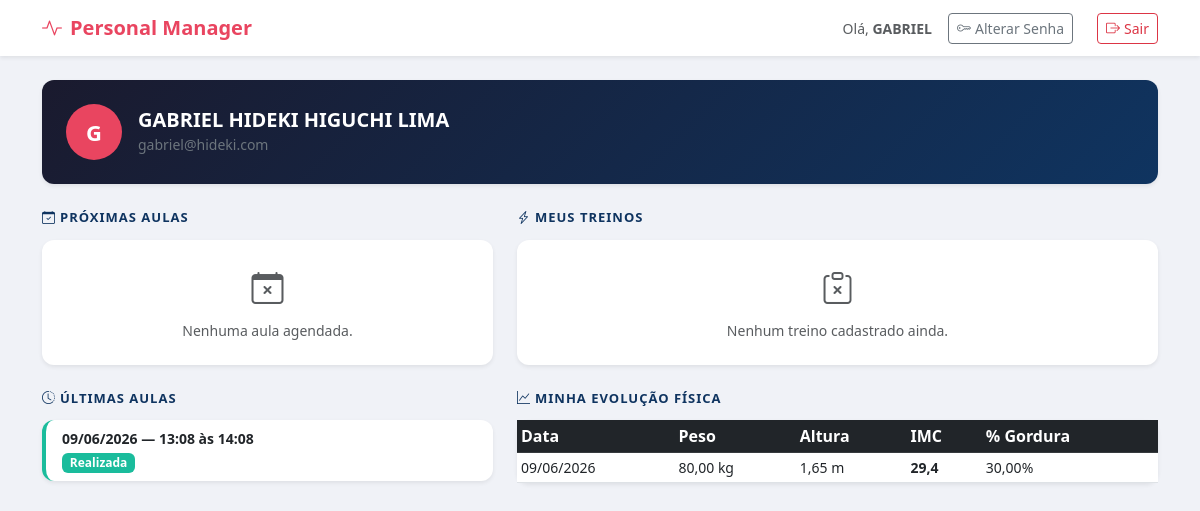
Before: /aluno/painel/ (signed in) with the older database file.
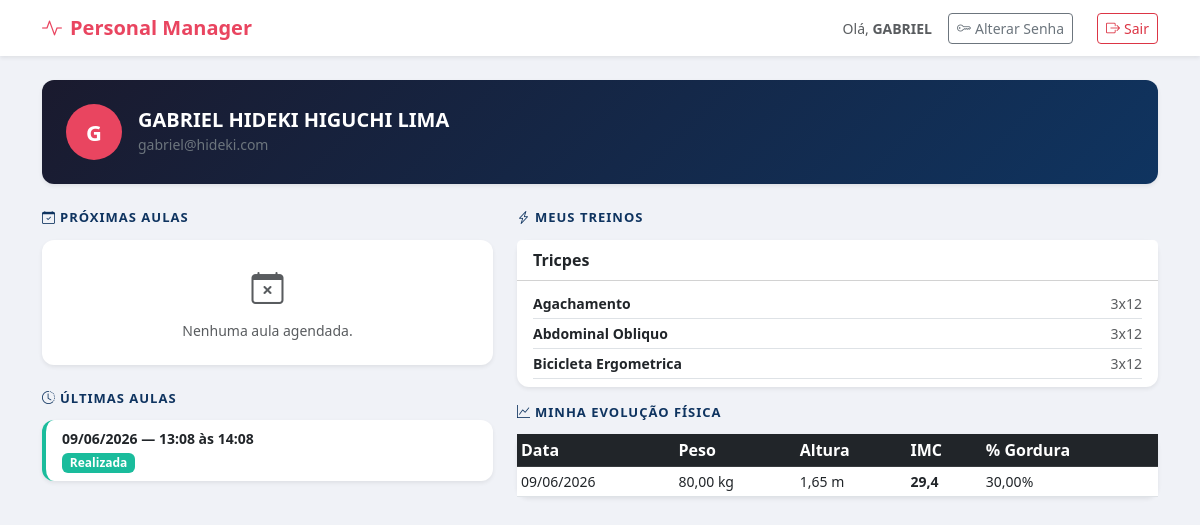
After: the same page with the newer database file.
### alunos/models.py (models this page shows, shortened)
class Aluno(models.Model):
    SEXO_CHOICES = [
        ('M', 'Masculino'),
        ('F', 'Feminino'),
        ('O', 'Outro'),
    ]
    usuario            = models.OneToOneField(User, on_delete=models.SET_NULL, null=True, blank=True)
    nome               = models.CharField(max_length=100)
    telefone           = models.CharField(max_length=20)
    email              = models.EmailField(unique=True)
    data_nascimento    = models.DateField(null=True, blank=True)
    sexo               = models.CharField(max_length=1, choices=SEXO_CHOICES, default='M')
    cep                = models.CharField(max_length=9, blank=True)
    logradouro         = models.CharField(max_length=200, blank=True)
    bairro             = models.CharField(max_length=100, blank=True)
    cidade             = models.CharField(max_length=100, blank=True)
    estado             = models.CharField(max_length=2, blank=True)
    objetivo           = models.TextField(blank=True)
    ativo              = models.BooleanField(default=True)
    aceite_lgpd        = models.BooleanField(default=False, verbose_name='Aceitou a LGPD')
    data_aceite_lgpd   = models.DateTimeField(null=True, blank=True, verbose_name='Data do aceite LGPD')
    criado_em          = models.DateTimeField(auto_now_add=True)
    atualizado_em      = models.DateTimeField(auto_now=True)
    class Meta:
        verbose_name        = 'Aluno'
        verbose_name_plural = 'Alunos'
        ordering            = ['nome']

class EvolutionFisica(models.Model):
    aluno              = models.ForeignKey(Aluno, on_delete=models.CASCADE, related_name='evolucoes')
    data               = models.DateField()
    peso               = models.DecimalField(max_digits=5, decimal_places=2, help_text='kg')
    altura             = models.DecimalField(max_digits=4, decimal_places=2, help_text='metros')
    imc                = models.DecimalField(max_digits=4, decimal_places=2, blank=True, null=True)
    percentual_gordura = models.DecimalField(max_digits=4, decimal_places=2, blank=True, null=True)
    observacoes        = models.TextField(blank=True)
    criado_em          = models.DateTimeField(auto_now_add=True)
    class Meta:
        verbose_name        = 'Evolucao Fisica'
        verbose_name_plural = 'Evolucoes Fisicas'
        ordering            = ['-data']

### agenda/models.py (models this page shows, shortened)
class Aula(models.Model):
    SITUACAO_CHOICES = [
        ('agendada',  'Agendada'),
        ('realizada', 'Realizada'),
        ('cancelada', 'Cancelada'),
    ]
    aluno        = models.ForeignKey(Aluno, on_delete=models.CASCADE, related_name='aulas')
    data         = models.DateField()
    hora_inicio  = models.TimeField()
    hora_fim     = models.TimeField()
    observacoes  = models.TextField(blank=True, null=True)
    situacao     = models.CharField(max_length=20, choices=SITUACAO_CHOICES, default='agendada')
    criado_em    = models.DateTimeField(auto_now_add=True)
    atualizado_em= models.DateTimeField(auto_now=True)
    class Meta:
        ordering = ['data', 'hora_inicio']
        verbose_name = 'Aula'
        verbose_name_plural = 'Aulas'

### treinos/models.py (models this page shows, shortened)
class Treino(models.Model):
    aluno = models.ForeignKey(Aluno, on_delete=models.CASCADE, related_name='treinos')
    nome = models.CharField(max_length=100)
    descricao = models.TextField(blank=True)
    ativo = models.BooleanField(default=True)
    criado_em = models.DateTimeField(auto_now_add=True)
    atualizado_em = models.DateTimeField(auto_now=True)
    class Meta:
        verbose_name = 'Treino'
        verbose_name_plural = 'Treinos'
        ordering = ['nome']

class TreinoExercicio(models.Model):
    treino = models.ForeignKey(Treino, on_delete=models.CASCADE, related_name='exercicios')
    exercicio = models.ForeignKey(Exercicio, on_delete=models.CASCADE)
    series = models.PositiveIntegerField(default=3)
    repeticoes = models.CharField(max_length=20, default='12', help_text='Ex: 12 ou 8-12')
    carga = models.DecimalField(max_digits=5, decimal_places=2, null=True, blank=True, help_text='kg')
    descanso = models.PositiveIntegerField(default=60, help_text='segundos')
    observacoes = models.TextField(blank=True)
    ordem = models.PositiveIntegerField(default=0)
    class Meta:
        verbose_name = 'Exercício do Treino'
        verbose_name_plural = 'Exercícios do Treino'
        ordering = ['ordem']

class Exercicio(models.Model):
    GRUPO_CHOICES = [
        ('peito', 'Peito'),
        ('costas', 'Costas'),
        ('ombros', 'Ombros'),
        ('biceps', 'Bíceps'),
        ('triceps', 'Tríceps'),
        ('abdomen', 'Abdômen'),
        ('gluteos', 'Glúteos'),
        ('quadriceps', 'Quadríceps'),
        ('posterior', 'Posterior de coxa'),
        ('panturrilha', 'Panturrilha'),
        ('cardio', 'Cardio'),
        ('outros', 'Outros'),
    ]
    nome = models.CharField(max_length=100)
    grupo_muscular = models.CharField(max_length=20, choices=GRUPO_CHOICES, default='outros')
    descricao = models.TextField(blank=True)
    class Meta:
        verbose_name = 'Exercício'
        verbose_name_plural = 'Exercícios'
        ordering = ['nome']

### core/views_aluno.py (the view)
# urls.py: path('aluno/painel/',         painel_aluno,              name='painel_aluno'),
def painel_aluno(request):
    if not request.user.is_authenticated:
        return redirect('login')
    if request.user.is_staff:
        return redirect('dashboard')
    try:
        aluno = Aluno.objects.get(usuario=request.user, ativo=True)
    except Aluno.DoesNotExist:
        logout(request)
        return redirect('login')
    from datetime import date
    from agenda.models import Aula
    hoje  = date.today()
    aulas = Aula.objects.filter(aluno=aluno, data__gte=hoje).order_by('data', 'hora_inicio')
    aulas_passadas = Aula.objects.filter(aluno=aluno, data__lt=hoje).order_by('-data')[:5]
    return render(request, 'agenda/agenda_aluno.html', {
        'aluno':          aluno,
        'aulas':          aulas,
        'aulas_passadas': aulas_passadas,
        'hoje':           hoje,
    })

### agenda/templates/agenda/agenda_aluno.html (shortened to what this page needs)
{% load static %}
<!DOCTYPE html>
<html lang="pt-br">
<head>
  <link href="https://cdn.jsdelivr.net/npm/bootstrap@5.3.0/dist/css/bootstrap.min.css" rel="stylesheet">
  <link href="https://cdn.jsdelivr.net/npm/bootstrap-icons@1.11.0/font/bootstrap-icons.css" rel="stylesheet">
</head>
<body>
<nav class="navbar navbar-light bg-white shadow-sm mb-4">
  <div class="container">
    <span class="navbar-brand"><i class="bi bi-activity me-2"></i>Personal Manager</span>
    <div class="d-flex align-items-center gap-3">
      <span class="text-muted small">Olá, <strong>{{ aluno.nome.split.0 }}</strong></span>
      <a href="{% url 'alterar_senha_aluno' %}" class="btn btn-outline-secondary btn-sm me-2">
        <i class="bi bi-key me-1"></i>Alterar Senha
      </a>
      <a href="{% url 'logout_aluno' %}" class="btn btn-outline-danger btn-sm">
        <i class="bi bi-box-arrow-right me-1"></i>Sair
      </a>
    </div>
  </div>
</nav>
<div class="container pb-5">
  <div class="card shadow-sm mb-4 p-4" style="background: linear-gradient(135deg,#1a1a2e,#0f3460);">
    <div class="d-flex align-items-center gap-3">
      <div class="rounded-circle d-flex align-items-center justify-content-center"
           style="width:56px;height:56px;background:#e94560;font-size:22px;color:white;font-weight:700;">
        {{ aluno.nome|first }}
      </div>
      <div>
        <h5 class="text-white mb-0 fw-bold">{{ aluno.nome }}</h5>
        <small class="text-secondary">{{ aluno.email }}</small>
      </div>
    </div>
  </div>
  <div class="row g-4">
    <div class="col-md-5">
      <p class="section-title"><i class="bi bi-calendar-check me-1"></i>Próximas Aulas</p>
      {% if aulas %}
        {% for aula in aulas %}
        <div class="card shadow-sm mb-3 aula-card {% if aula.situacao != 'agendada' %}{{ aula.situacao }}{% endif %}">
          <div class="card-body py-3">
            <div class="d-flex justify-content-between align-items-start">
              <div>
                <p class="fw-bold mb-1">{{ aula.data|date:"d/m/Y" }}
                  <small class="text-muted">({{ aula.data|date:"l" }})</small>
                </p>
                <p class="text-muted small mb-1">
                  <i class="bi bi-clock me-1"></i>
                  {{ aula.hora_inicio|time:"H:i" }} — {{ aula.hora_fim|time:"H:i" }}
                </p>
                {% if aula.observacoes %}
                <p class="text-muted small mb-0">{{ aula.observacoes }}</p>
                {% endif %}
              </div>
              <span class="badge badge-{{ aula.situacao }} text-white">{{ aula.get_situacao_display }}</span>
            </div>
          </div>
        </div>
        {% endfor %}
      {% else %}
        <div class="card shadow-sm p-4 text-center text-muted">
          <i class="bi bi-calendar-x" style="font-size:2rem;"></i>
          <p class="mt-2 mb-0 small">Nenhuma aula agendada.</p>
        </div>
      {% endif %}
      {% if aulas_passadas %}
      <p class="section-title mt-4"><i class="bi bi-clock-history me-1"></i>Últimas Aulas</p>
      {% for aula in aulas_passadas %}
      <div class="card shadow-sm mb-2 aula-card realizada">
        <div class="card-body py-2">
          <p class="small mb-0 fw-semibold">{{ aula.data|date:"d/m/Y" }} —
            {{ aula.hora_inicio|time:"H:i" }} às {{ aula.hora_fim|time:"H:i" }}</p>
          <span class="badge badge-{{ aula.situacao }} text-white">{{ aula.get_situacao_display }}</span>
        </div>
      </div>
      {% endfor %}
      {% endif %}
    </div>
    <div class="col-md-7">
      <p class="section-title"><i class="bi bi-lightning-charge me-1"></i>Meus Treinos</p>
      {% if aluno.treinos.all %}
        {% for treino in aluno.treinos.all %}
        <div class="card shadow-sm mb-3">
          <div class="card-header bg-white py-2">
            <span class="fw-bold">{{ treino.nome }}</span>
          </div>
          <div class="card-body py-2">
            {% for te in treino.exercicios.all %}
            <div class="d-flex justify-content-between align-items-center py-1 border-bottom">
              <span class="small fw-semibold">{{ te.exercicio.nome }}</span>
              <span class="text-muted small">
                {{ te.series }}x{{ te.repeticoes }}
              </span>
            </div>
            {% empty %}
            <p class="text-muted small mb-0">Nenhum exercício cadastrado.</p>
            {% endfor %}
          </div>
        </div>
        {% endfor %}
      {% else %}
        <div class="card shadow-sm p-4 text-center text-muted mb-4">
          <i class="bi bi-clipboard-x" style="font-size:2rem;"></i>
          <p class="mt-2 mb-0 small">Nenhum treino cadastrado ainda.</p>
        </div>
      {% endif %}
      <p class="section-title mt-3"><i class="bi bi-graph-up me-1"></i>Minha Evolução Física</p>
      {% if aluno.evolucoes.all %}
        <div class="card shadow-sm">
          <div class="card-body p-0">
            <table class="table table-sm mb-0">
              <thead class="table-dark">
                <tr>
                  <th>Data</th><th>Peso</th><th>Altura</th><th>IMC</th>
                  {% if aluno.evolucoes.first.percentual_gordura %}<th>% Gordura</th>{% endif %}
                </tr>
              </thead>
              <tbody>
                {% for ev in aluno.evolucoes.all %}
                <tr>
                  <td class="small">{{ ev.data|date:"d/m/Y" }}</td>
                  <td class="small">{{ ev.peso }} kg</td>
                  <td class="small">{{ ev.altura }} m</td>
                  <td class="small fw-bold">
                    {% if ev.imc %}{{ ev.imc|floatformat:1 }}{% else %}—{% endif %}
                  </td>
                  {% if ev.percentual_gordura %}<td class="small">{{ ev.percentual_gordura }}%</td>{% endif %}
                </tr>
                {% endfor %}
              </tbody>
            </table>
          </div>
        </div>
      {% else %}
        <div class="card shadow-sm p-4 text-center text-muted">
          <p class="mb-0 small">Nenhum registro de evolução física ainda.</p>
        </div>
      {% endif %}
    </div>
  </div>
</div>
</body>
</html>

### agenda/templates/agenda/agenda_aluno.html (style rules this page uses)
body { background: #f0f2f7; }
.navbar-brand { font-weight: 700; color: #e94560 !important; }
.card { border: none; border-radius: 12px; }
.aula-card { border-left: 4px solid #e94560; }
.aula-card.realizada { border-left-color: #1abc9c; }
.badge-realizada { background: #1abc9c; }
.section-title { font-size: 13px; font-weight: 700; text-transform: uppercase; letter-spacing: 1px; color: #0f3460; margin-bottom: 12px; }

Changed rows visible on the page:
added Treino: nome "Tricpes"
added TreinoExercicio: exercicio.nome "Agachamento", series "3", repeticoes "12"
added TreinoExercicio: exercicio.nome "Abdominal Obliquo", series "3", repeticoes "12"
added TreinoExercicio: exercicio.nome "Bicicleta Ergometrica", series "3", repeticoes "12"
Other visible differences:
text no longer shown: "Nenhum treino cadastrado ainda."
